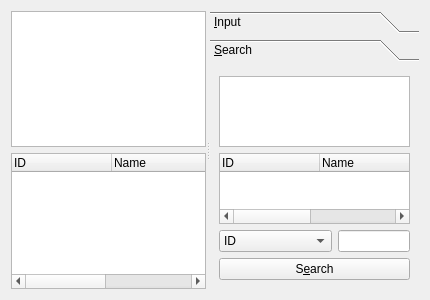
<?xml version="1.0" encoding="UTF-8"?>
<ui version="4.0">
 <class>ClientManagerForm</class>
 <widget class="QWidget" name="ClientManagerForm">
  <property name="geometry">
   <rect>
    <x>0</x>
    <y>0</y>
    <width>430</width>
    <height>300</height>
   </rect>
  </property>
  <property name="windowTitle">
   <string>Client Info</string>
  </property>
  <layout class="QVBoxLayout" name="verticalLayout_2">
   <item>
    <widget class="QSplitter" name="splitter">
     <property name="orientation">
      <enum>Qt::Horizontal</enum>
     </property>
     <widget class="QWidget" name="layoutWidget">
      <layout class="QVBoxLayout" name="listVerticalLayout">
       <item>
        <widget class="QTableView" name="clientTableView">
         <property name="editTriggers">
          <set>QAbstractItemView::NoEditTriggers</set>
         </property>
         <property name="alternatingRowColors">
          <bool>true</bool>
         </property>
         <property name="selectionBehavior">
          <enum>QAbstractItemView::SelectRows</enum>
         </property>
         <property name="sortingEnabled">
          <bool>false</bool>
         </property>
         <attribute name="horizontalHeaderVisible">
          <bool>true</bool>
         </attribute>
         <attribute name="horizontalHeaderCascadingSectionResizes">
          <bool>false</bool>
         </attribute>
         <attribute name="horizontalHeaderShowSortIndicator" stdset="0">
          <bool>false</bool>
         </attribute>
         <attribute name="horizontalHeaderStretchLastSection">
          <bool>false</bool>
         </attribute>
         <attribute name="verticalHeaderVisible">
          <bool>false</bool>
         </attribute>
        </widget>
       </item>
       <item>
        <widget class="QTreeWidget" name="treeWidget">
         <property name="rootIsDecorated">
          <bool>false</bool>
         </property>
         <column>
          <property name="text">
           <string>ID</string>
          </property>
         </column>
         <column>
          <property name="text">
           <string>Name</string>
          </property>
         </column>
         <column>
          <property name="text">
           <string>Phone Number</string>
          </property>
         </column>
         <column>
          <property name="text">
           <string>Address</string>
          </property>
         </column>
        </widget>
       </item>
      </layout>
     </widget>
     <widget class="QToolBox" name="toolBox">
      <property name="currentIndex">
       <number>1</number>
      </property>
      <widget class="QWidget" name="inputPage">
       <property name="geometry">
        <rect>
         <x>0</x>
         <y>0</y>
         <width>211</width>
         <height>240</height>
        </rect>
       </property>
       <attribute name="label">
        <string>&amp;Input</string>
       </attribute>
       <layout class="QVBoxLayout" name="verticalLayout">
        <item>
         <layout class="QFormLayout" name="clientFormLayout">
          <item row="0" column="0">
           <widget class="QLabel" name="idLabel">
            <property name="text">
             <string>I&amp;D</string>
            </property>
            <property name="buddy">
             <cstring>idLineEdit</cstring>
            </property>
           </widget>
          </item>
          <item row="1" column="0">
           <widget class="QLabel" name="nameLabel">
            <property name="text">
             <string>&amp;Name</string>
            </property>
            <property name="buddy">
             <cstring>nameLineEdit</cstring>
            </property>
           </widget>
          </item>
          <item row="3" column="0">
           <widget class="QLabel" name="addressLabel">
            <property name="text">
             <string>&amp;Address</string>
            </property>
            <property name="buddy">
             <cstring>addressLineEdit</cstring>
            </property>
           </widget>
          </item>
          <item row="2" column="0">
           <widget class="QLabel" name="phoneNumberLabel">
            <property name="text">
             <string>&amp;Phone Number</string>
            </property>
            <property name="buddy">
             <cstring>phoneNumberLineEdit</cstring>
            </property>
           </widget>
          </item>
          <item row="0" column="1">
           <widget class="QLineEdit" name="idLineEdit">
            <property name="readOnly">
             <bool>true</bool>
            </property>
           </widget>
          </item>
          <item row="1" column="1">
           <widget class="QLineEdit" name="nameLineEdit"/>
          </item>
          <item row="2" column="1">
           <widget class="QLineEdit" name="phoneNumberLineEdit"/>
          </item>
          <item row="3" column="1">
           <widget class="QLineEdit" name="addressLineEdit"/>
          </item>
         </layout>
        </item>
        <item>
         <spacer name="verticalSpacer">
          <property name="orientation">
           <enum>Qt::Vertical</enum>
          </property>
          <property name="sizeHint" stdset="0">
           <size>
            <width>20</width>
            <height>40</height>
           </size>
          </property>
         </spacer>
        </item>
        <item>
         <layout class="QHBoxLayout" name="addHorizontalLayout">
          <item>
           <widget class="QPushButton" name="addPushButton">
            <property name="text">
             <string>&amp;Add</string>
            </property>
           </widget>
          </item>
          <item>
           <widget class="QPushButton" name="modifyPushButton">
            <property name="text">
             <string>&amp;Modify</string>
            </property>
           </widget>
          </item>
         </layout>
        </item>
       </layout>
      </widget>
      <widget class="QWidget" name="searchPage">
       <property name="geometry">
        <rect>
         <x>0</x>
         <y>0</y>
         <width>211</width>
         <height>240</height>
        </rect>
       </property>
       <attribute name="label">
        <string>&amp;Search</string>
       </attribute>
       <layout class="QVBoxLayout" name="verticalLayout_3">
        <item>
         <widget class="QTableView" name="searchTableView">
          <attribute name="verticalHeaderVisible">
           <bool>false</bool>
          </attribute>
         </widget>
        </item>
        <item>
         <widget class="QTreeWidget" name="searchTreeWidget">
          <property name="rootIsDecorated">
           <bool>false</bool>
          </property>
          <column>
           <property name="text">
            <string>ID</string>
           </property>
          </column>
          <column>
           <property name="text">
            <string>Name</string>
           </property>
          </column>
          <column>
           <property name="text">
            <string>Phone Number</string>
           </property>
          </column>
          <column>
           <property name="text">
            <string>Address</string>
           </property>
          </column>
         </widget>
        </item>
        <item>
         <layout class="QHBoxLayout" name="horizontalLayout">
          <item>
           <widget class="QComboBox" name="searchComboBox">
            <item>
             <property name="text">
              <string>ID</string>
             </property>
            </item>
            <item>
             <property name="text">
              <string>Name</string>
             </property>
            </item>
            <item>
             <property name="text">
              <string>Phone Number</string>
             </property>
            </item>
            <item>
             <property name="text">
              <string>Address</string>
             </property>
            </item>
           </widget>
          </item>
          <item>
           <widget class="QLineEdit" name="searchLineEdit"/>
          </item>
         </layout>
        </item>
        <item>
         <widget class="QPushButton" name="searchPushButton">
          <property name="text">
           <string>S&amp;earch</string>
          </property>
         </widget>
        </item>
       </layout>
      </widget>
     </widget>
    </widget>
   </item>
  </layout>
 </widget>
 <resources/>
 <connections/>
</ui>
